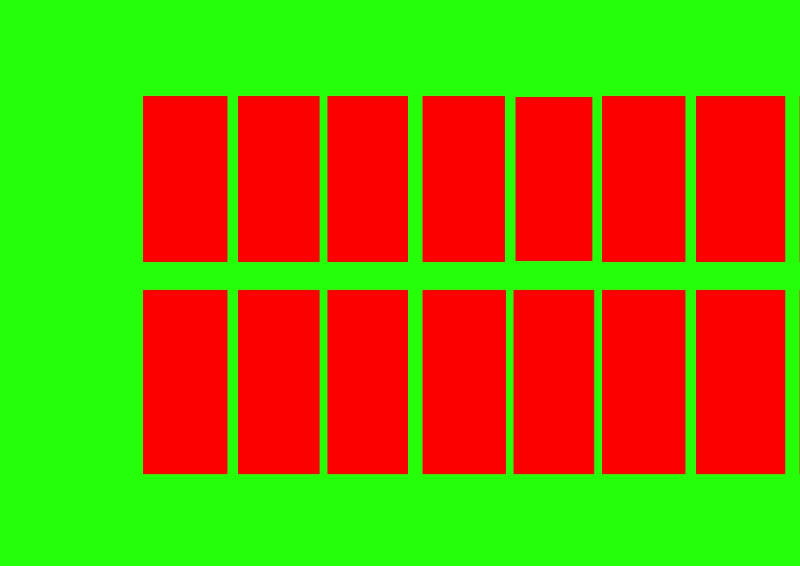
#> input picture base.jpg, 1600 x 1132 px (shown at 1/2 size)
$ python main.py
#> lines starting #> are read from the running program, lines starting #| are printed output that depends on the picture; after the words box and inside, x2 and y2 are one past the last pixel; in counts of white or black regions, pixels touching at a corner belong together
#> further down, base_image is the input picture: shape (1132, 1600, 3); mean B, G, R 5.7, 140.3, 133.7
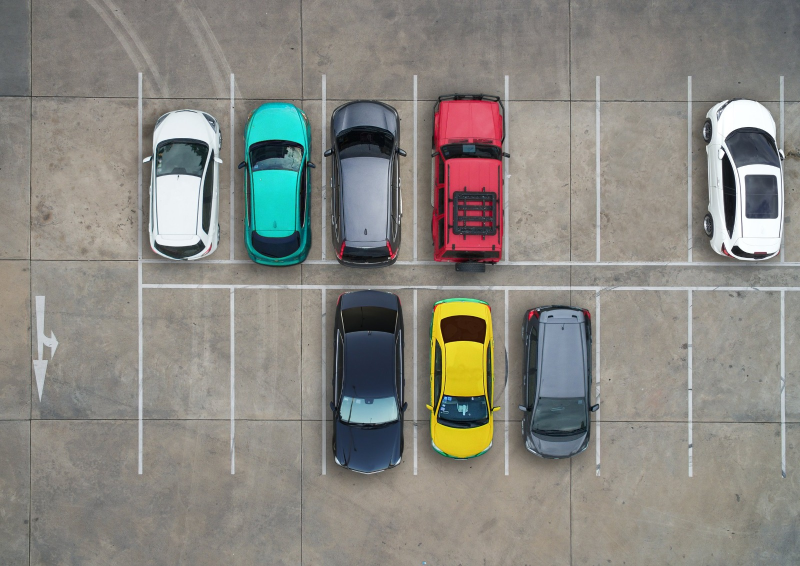
#> input picture parking6.jpg, 1600 x 1132 px (shown at 1/2 size)
#> further down, parking_image is the input picture: shape (1132, 1600, 3); mean B, G, R 128.5, 134.9, 136.8
import cv2
import numpy as np
import matplotlib.pyplot as plt

def resize_and_pad(image, target_size):
    """Resizes and pads an image to match the target size.

    Args:
        image: The image to be resized and padded.
        target_size: A tuple representing the target width and height.

    Returns:
        A resized and padded image with the same aspect ratio as the original image.
    """
#> called with target_size = (1132, 1600)
    h, w, _ = image.shape
#> h = 1132; w = 1600
    target_h, target_w = target_size

    # Calculate scaling factor to maintain aspect ratio
    scale_factor = min(target_w / w, target_h / h)
#> scale_factor = 1
    new_w = int(w * scale_factor)
#> new_w = 1600
    new_h = int(h * scale_factor)
#> new_h = 1132

    # Resize the image
    resized_image = cv2.resize(image, (new_w, new_h), interpolation=cv2.INTER_AREA)

    # Calculate padding required
    top_pad = (target_h - new_h) // 2
#> top_pad = 0
    bottom_pad = target_h - new_h - top_pad
#> bottom_pad = 0
    left_pad = (target_w - new_w) // 2
#> left_pad = 0
    right_pad = target_w - new_w - left_pad
#> right_pad = 0

    # Pad the image with black pixels
    padded_image = cv2.copyMakeBorder(resized_image, top_pad, bottom_pad, left_pad, right_pad, cv2.BORDER_CONSTANT, value=(0, 0, 0))

    return padded_image

def find_red_rectangles(image):
    # Convert the image to HSV color space
    hsv_image = cv2.cvtColor(image, cv2.COLOR_BGR2HSV)
#> hsv_image: shape (1132, 1600, 3); mean H, S, V 31.3, 249.2, 252.2

    # Define the lower and upper bounds for red color in HSV
    lower_red = np.array([0, 100, 100])
    upper_red = np.array([10, 255, 255])

    # Create a mask to isolate red areas
    mask = cv2.inRange(hsv_image, lower_red, upper_red)
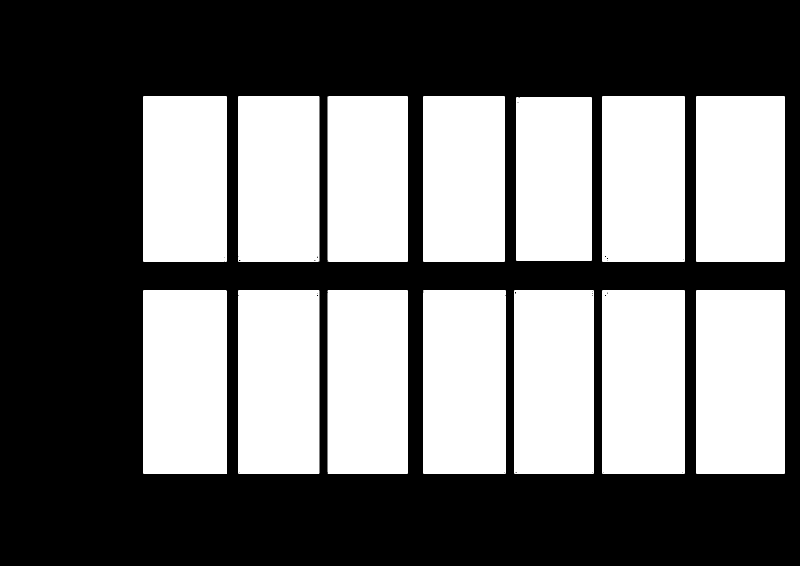
#> mask: shape (1132, 1600) (shown at 1/2 size); 44.7% white; 14 white regions

    # Find contours in the mask
    contours, _ = cv2.findContours(mask, cv2.RETR_EXTERNAL, cv2.CHAIN_APPROX_SIMPLE)
#> contours = 14 contours; largest, box (x1, y1, x2, y2) and area: (1392, 580, 1570, 948) 64957, (286, 580, 454, 948) 61288, (1204, 580, 1370, 948) 60553, (846, 580, 1012, 948) 60553, (476, 580, 639, 948) 59452

    # Filter rectangular contours
    red_rectangles = []
    for cnt in contours:
        approx = cv2.approxPolyDP(cnt, 0.08 * cv2.arcLength(cnt, True), True)
        if len(approx) == 4 and cv2.isContourConvex(approx):
            x, y, w, h = cv2.boundingRect(approx)
            red_rectangles.append((x, y, x + w, y + h))
#> this loop made 14 passes
#> (approx, x, y, w, h) on passes 1 to 9: ([[1393, 580], [1392, 946], [1568, 947], [1569, 581]], 1392, 580, 178, 368), ([[1205, 580], [1204, 946], [1368, 947], [1369, 581]], 1204, 580, 166, 368), ([[1029, 580], [1028, 946], [1186, 947], [1187, 581]], 1028, 580, 160, 368), ([[847, 580], [846, 946], [1010, 947], [1011, 581]], 846, 580, 166, 368), ([[656, 580], [655, 946], [814, 947], [815, 581]], 655, 580, 161, 368), ([[477, 580], [476, 946], [637, 947], [638, 581]], 476, 580, 163, 368), ([[287, 580], [286, 946], [453, 947], [453, 581]], 286, 580, 168, 368), ([[1033, 194], [1032, 520], [1182, 521], [1183, 195]], 1032, 194, 152, 328), ([[1393, 192], [1392, 522], [1568, 523], [1569, 193]], 1392, 192, 178, 332)
#> after the loop, red_rectangles = 14 items, first 6: (1392, 580, 1570, 948), (1204, 580, 1370, 948), (1028, 580, 1188, 948), (846, 580, 1012, 948), (655, 580, 816, 948), (476, 580, 639, 948)

    return red_rectangles

def divide_image(parking_image, base_image):
    # Resize and pad parking image to match base image size
    resized_parking = resize_and_pad(parking_image.copy(), base_image.shape[:2])

    # Find red rectangles in the base image
    rectangles = find_red_rectangles(base_image.copy())
#> rectangles has the same summary as red_rectangles in find_red_rectangles

    # Divide parking image based on rectangles
    divided_images = []
    for x, y, x2, y2 in rectangles:
        cropped_parking = resized_parking[y:y2, x:x2]
        divided_images.append(cropped_parking)
#> this loop made 14 passes
#> (x, y, x2, y2) on passes 1 to 12: (1392, 580, 1570, 948), (1204, 580, 1370, 948), (1028, 580, 1188, 948), (846, 580, 1012, 948), (655, 580, 816, 948), (476, 580, 639, 948), (286, 580, 454, 948), (1032, 194, 1184, 522), (1392, 192, 1570, 524), (1204, 192, 1370, 524), (846, 192, 1010, 524), (655, 192, 816, 524)
#> pass 3, in divide_image, `cropped_parking = resized_parking[y:y2, x:x2]`:
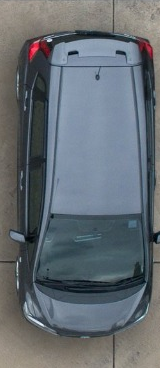
#> cropped_parking: shape (368, 160, 3); mean B, G, R 114.4, 108.1, 100.5
#> after the loop, divided_images = 14 items

    return divided_images

def rgb_to_gray(image):
    # Convert image to NTSC coordinates
    gray_image = cv2.cvtColor(image, cv2.COLOR_BGR2GRAY)
    return gray_image

def quadtree_segmentation_dynamic(image, max_light_factor, min_light_factor, max_dark_factor, min_dark_factor):
    h, w = image.shape[:2]

    # Recursive function to decompose the image with dynamic thresholding
    def decompose(image, x, y, width, height):
        block = image[y:y+height, x:x+width]
        mean_intensity = np.mean(block) / 255

        if mean_intensity > 0.5:
            factor = max_light_factor - (max_light_factor - min_light_factor) * mean_intensity
        else:
            factor = max_dark_factor - (max_dark_factor - min_dark_factor) * (1 - mean_intensity)

        if width == 1 or height == 1 or np.max(block) - np.min(block) <= factor:
            # If the block width or height is 1 or the criterion is met, stop dividing and return the block
            return [(x, y, width, height)]

        # If the criterion is not met, divide the block into four quadrants
        new_width = width // 2
        new_height = height // 2
        top_left = decompose(image, x, y, new_width, new_height)
        top_right = decompose(image, x + new_width, y, width - new_width, new_height)
        bottom_left = decompose(image, x, y + new_height, new_width, height - new_height)
        bottom_right = decompose(image, x + new_width, y + new_height, width - new_width, height - new_height)

        # Combine and return the quadrants
        return top_left + top_right + bottom_left + bottom_right

    # Start quadtree decomposition from the top-left corner of the entire image
    return decompose(image, 0, 0, w, h)

# Read the base image
base_image = cv2.imread("base.jpg")

# Read the parking image
parking_image = cv2.imread("parking6.jpg")

# Divide parking image based on red rectangles in base image
divided_images = divide_image(parking_image, base_image)
#> divided_images = 14 items

# Define the maximum and minimum threshold factors for quadtree decomposition
max_light_threshold_factor = 150  # Adjust this value as needed
min_light_threshold_factor = 10   # Adjust this value as needed
max_dark_threshold_factor = 100   # Adjust this value as needed
min_dark_threshold_factor = 5    # Adjust this value as needed

# Define the occupancy threshold factor (adjust this value based on experimentation)
occupancy_threshold_factor = 5  # Adjust this value as needed

# Lists to store data for plotting
light_threshold_factors = [max_light_threshold_factor, min_light_threshold_factor]
dark_threshold_factors = [max_dark_threshold_factor, min_dark_threshold_factor]
segment_percentages = []

# Loop through each divided image and perform quadtree segmentation
for index, divided_image in enumerate(divided_images):
    # Perform quadtree segmentation with dynamic thresholding
    gray_divided_image = rgb_to_gray(divided_image)
    segments = quadtree_segmentation_dynamic(gray_divided_image, max_light_threshold_factor, min_light_threshold_factor,
                                             max_dark_threshold_factor, min_dark_threshold_factor)

    # Calculate the total number of pixels in the image
    total_pixels = gray_divided_image.shape[0] * gray_divided_image.shape[1]

    # Calculate the number of segments generated by quadtree decomposition
    num_segments = len(segments)

    # Calculate the percentage of segments compared to the total number of pixels
    segment_percentage = (num_segments / total_pixels) * 100
    segment_percentages.append(segment_percentage)

    # Determine occupancy status based on the percentage of segments
    if segment_percentage >= occupancy_threshold_factor:
        occupancy_status = "Occupied"
    else:
        occupancy_status = "Vacant"

    print(f"Occupancy Status for Slot {index}.jpg:", occupancy_status)

    # Create a black background
    output_image = np.zeros_like(gray_divided_image)

    # Draw white lines for each segment
    for segment in segments:
        x, y, w, h = segment
        cv2.rectangle(output_image, (x, y), (x+w, y+h), (255), 2)

    # Invert the colors (white lines on black background)
    output_image = cv2.bitwise_not(output_image)

    # Write the resulting image to a file
    cv2.imwrite(f'divided_{index}_quadtree_segmentation_result.jpg', output_image)
#> this loop made 14 passes
#> (h in quadtree_segmentation_dynamic, w in quadtree_segmentation_dynamic) on pass 1: (368, 178)
#| Occupancy Status for Slot 0.jpg: Vacant
#| Occupancy Status for Slot 1.jpg: Vacant
#| Occupancy Status for Slot 2.jpg: Occupied
#| Occupancy Status for Slot 3.jpg: Occupied
#| Occupancy Status for Slot 4.jpg: Occupied
#| Occupancy Status for Slot 5.jpg: Vacant
#| Occupancy Status for Slot 6.jpg: Vacant
#| Occupancy Status for Slot 7.jpg: Vacant
#> (further printed lines are left out)
#> pass 1, in decompose (call 2), `block = image[y:y+height, x:x+width]`:
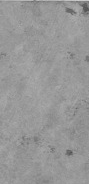
#> block: shape (184, 89); min 79, max 203, mean 151.5
#> after the loop:
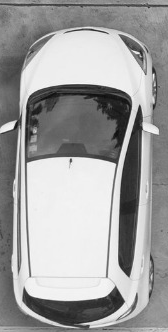
#> gray_divided_image: shape (332, 168); min 13, max 252, mean 159.3
#> after the loop:
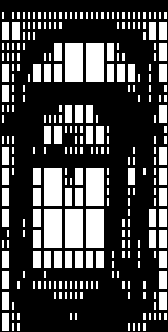
#> output_image: shape (332, 168); 28.5% white; 273 white regions (163 under 20 px), largest, box (x1, y1, x2, y2) and area: (65, 43, 83, 82) 702, (86, 43, 104, 82) 702, (44, 209, 62, 248) 702

# Plotting the threshold factors
plt.figure(figsize=(10, 6))
plt.plot(['Max Light Factor', 'Min Light Factor'], light_threshold_factors, marker='o', label='Light Threshold Factors', color='blue')
plt.plot(['Max Dark Factor', 'Min Dark Factor'], dark_threshold_factors, marker='o', label='Dark Threshold Factors', color='red')
plt.xlabel('Threshold Factor Type')
plt.ylabel('Threshold Factor Value')
plt.title('Threshold Factors for Quadtree Decomposition')
plt.legend()
plt.grid(True)
plt.tight_layout()
plt.show()

# Plotting the occupancy factor
plt.figure(figsize=(6, 4))
plt.bar(range(len(segment_percentages)), segment_percentages, color='green', label='Occupancy Factor')
plt.xlabel('Parking Slot')
plt.ylabel('Segment Percentage (%)')
plt.title('Occupancy Factor for Parking Slots')
plt.legend()
plt.grid(True)
plt.tight_layout()
plt.show()
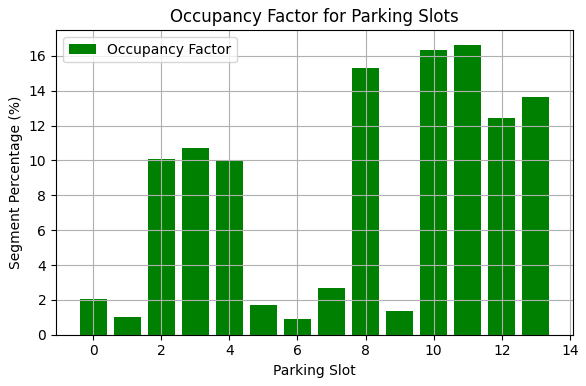
#> figure drawn by matplotlib, 1 panel; tallest bar 16.64 high, from x = 10.6 to 11.4
